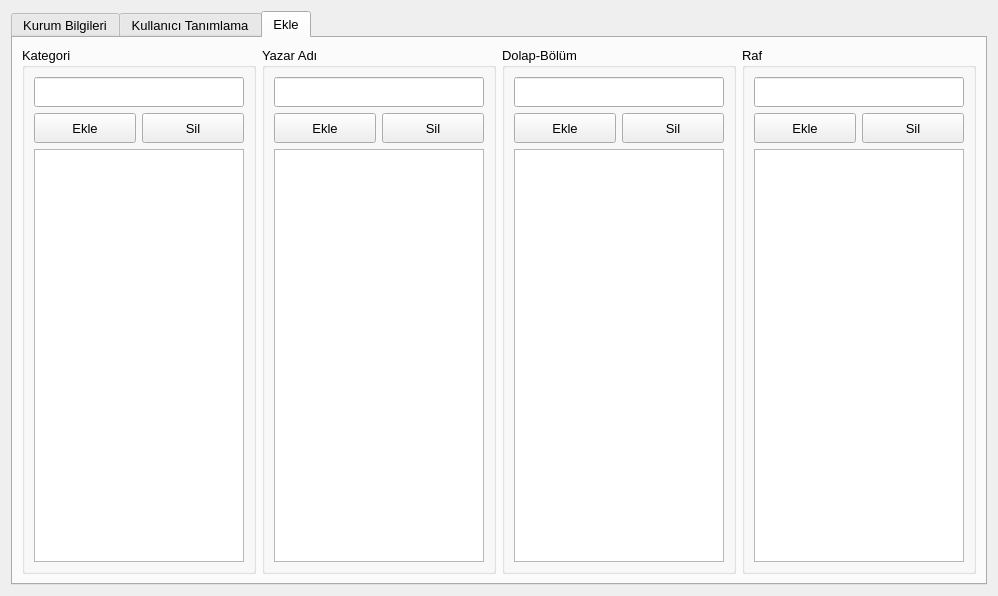
<?xml version="1.0" encoding="UTF-8"?>
<ui version="4.0">
 <class>Form</class>
 <widget class="QWidget" name="Form">
  <property name="geometry">
   <rect>
    <x>0</x>
    <y>0</y>
    <width>998</width>
    <height>596</height>
   </rect>
  </property>
  <property name="font">
   <font>
    <pointsize>10</pointsize>
   </font>
  </property>
  <property name="windowTitle">
   <string>Ayarlar</string>
  </property>
  <layout class="QVBoxLayout" name="verticalLayout">
   <item>
    <widget class="QTabWidget" name="tabWidget">
     <property name="font">
      <font>
       <pointsize>10</pointsize>
      </font>
     </property>
     <property name="currentIndex">
      <number>2</number>
     </property>
     <widget class="QWidget" name="tab_1">
      <attribute name="title">
       <string>Kurum Bilgileri</string>
      </attribute>
      <layout class="QVBoxLayout" name="verticalLayout_9">
       <item>
        <widget class="QGroupBox" name="groupBox_8">
         <property name="maximumSize">
          <size>
           <width>500</width>
           <height>16777215</height>
          </size>
         </property>
         <property name="font">
          <font>
           <pointsize>10</pointsize>
          </font>
         </property>
         <property name="title">
          <string/>
         </property>
         <layout class="QFormLayout" name="formLayout_2">
          <property name="labelAlignment">
           <set>Qt::AlignLeading|Qt::AlignLeft|Qt::AlignVCenter</set>
          </property>
          <property name="formAlignment">
           <set>Qt::AlignJustify|Qt::AlignVCenter</set>
          </property>
          <property name="verticalSpacing">
           <number>15</number>
          </property>
          <property name="leftMargin">
           <number>20</number>
          </property>
          <property name="rightMargin">
           <number>20</number>
          </property>
          <item row="0" column="0">
           <widget class="QLabel" name="label_4">
            <property name="font">
             <font>
              <pointsize>10</pointsize>
             </font>
            </property>
            <property name="text">
             <string>Kurum Adı</string>
            </property>
           </widget>
          </item>
          <item row="0" column="1">
           <widget class="QLineEdit" name="le_institutionName">
            <property name="enabled">
             <bool>true</bool>
            </property>
            <property name="font">
             <font>
              <pointsize>10</pointsize>
             </font>
            </property>
            <property name="text">
             <string/>
            </property>
           </widget>
          </item>
          <item row="1" column="0">
           <widget class="QLabel" name="label_5">
            <property name="font">
             <font>
              <pointsize>10</pointsize>
             </font>
            </property>
            <property name="text">
             <string>Kurum Kodu</string>
            </property>
           </widget>
          </item>
          <item row="1" column="1">
           <layout class="QHBoxLayout" name="horizontalLayout_4">
            <property name="spacing">
             <number>20</number>
            </property>
            <item>
             <widget class="QLineEdit" name="le_institutionCode">
              <property name="enabled">
               <bool>true</bool>
              </property>
              <property name="font">
               <font>
                <pointsize>10</pointsize>
               </font>
              </property>
              <property name="inputMask">
               <string/>
              </property>
              <property name="text">
               <string/>
              </property>
              <property name="maxLength">
               <number>10</number>
              </property>
              <property name="cursorPosition">
               <number>0</number>
              </property>
              <property name="placeholderText">
               <string/>
              </property>
             </widget>
            </item>
           </layout>
          </item>
         </layout>
        </widget>
       </item>
       <item>
        <widget class="QGroupBox" name="groupBox_9">
         <property name="maximumSize">
          <size>
           <width>400</width>
           <height>16777215</height>
          </size>
         </property>
         <property name="title">
          <string/>
         </property>
         <property name="alignment">
          <set>Qt::AlignCenter</set>
         </property>
         <layout class="QGridLayout" name="gridLayout">
          <property name="leftMargin">
           <number>20</number>
          </property>
          <property name="rightMargin">
           <number>20</number>
          </property>
          <property name="horizontalSpacing">
           <number>30</number>
          </property>
          <property name="verticalSpacing">
           <number>20</number>
          </property>
          <item row="0" column="0">
           <widget class="QLabel" name="label_6">
            <property name="text">
             <string>Üyenin Elindeki
Max Eser Sayısı</string>
            </property>
            <property name="alignment">
             <set>Qt::AlignLeading|Qt::AlignLeft|Qt::AlignVCenter</set>
            </property>
           </widget>
          </item>
          <item row="0" column="1">
           <widget class="QSpinBox" name="spinBox_maxNumberOfBooksGiven">
            <property name="minimumSize">
             <size>
              <width>0</width>
              <height>30</height>
             </size>
            </property>
            <property name="maximumSize">
             <size>
              <width>100</width>
              <height>16777215</height>
             </size>
            </property>
            <property name="alignment">
             <set>Qt::AlignCenter</set>
            </property>
            <property name="specialValueText">
             <string/>
            </property>
            <property name="minimum">
             <number>1</number>
            </property>
            <property name="maximum">
             <number>5</number>
            </property>
            <property name="value">
             <number>3</number>
            </property>
           </widget>
          </item>
          <item row="0" column="2">
           <widget class="QLabel" name="label_15">
            <property name="maximumSize">
             <size>
              <width>50</width>
              <height>16777215</height>
             </size>
            </property>
            <property name="text">
             <string>Adet</string>
            </property>
            <property name="alignment">
             <set>Qt::AlignLeading|Qt::AlignLeft|Qt::AlignVCenter</set>
            </property>
           </widget>
          </item>
          <item row="1" column="0">
           <widget class="QLabel" name="label_8">
            <property name="text">
             <string>Max Kalma Süresi</string>
            </property>
            <property name="alignment">
             <set>Qt::AlignLeading|Qt::AlignLeft|Qt::AlignVCenter</set>
            </property>
           </widget>
          </item>
          <item row="1" column="1">
           <widget class="QSpinBox" name="spinBox_maxDayBooksStay">
            <property name="minimumSize">
             <size>
              <width>0</width>
              <height>30</height>
             </size>
            </property>
            <property name="maximumSize">
             <size>
              <width>100</width>
              <height>16777215</height>
             </size>
            </property>
            <property name="alignment">
             <set>Qt::AlignCenter</set>
            </property>
            <property name="specialValueText">
             <string/>
            </property>
            <property name="minimum">
             <number>1</number>
            </property>
            <property name="maximum">
             <number>15</number>
            </property>
            <property name="value">
             <number>7</number>
            </property>
           </widget>
          </item>
          <item row="1" column="2">
           <widget class="QLabel" name="label_16">
            <property name="maximumSize">
             <size>
              <width>50</width>
              <height>16777215</height>
             </size>
            </property>
            <property name="text">
             <string>Gün</string>
            </property>
            <property name="alignment">
             <set>Qt::AlignLeading|Qt::AlignLeft|Qt::AlignVCenter</set>
            </property>
           </widget>
          </item>
         </layout>
        </widget>
       </item>
       <item>
        <widget class="QGroupBox" name="groupBox_4">
         <property name="maximumSize">
          <size>
           <width>300</width>
           <height>16777215</height>
          </size>
         </property>
         <property name="font">
          <font>
           <pointsize>10</pointsize>
          </font>
         </property>
         <property name="title">
          <string/>
         </property>
         <layout class="QVBoxLayout" name="verticalLayout_8">
          <property name="spacing">
           <number>20</number>
          </property>
          <property name="leftMargin">
           <number>20</number>
          </property>
          <property name="topMargin">
           <number>20</number>
          </property>
          <property name="rightMargin">
           <number>20</number>
          </property>
          <property name="bottomMargin">
           <number>30</number>
          </property>
          <item>
           <widget class="QLabel" name="label_7">
            <property name="text">
             <string>Mezun edilecek sınıf</string>
            </property>
            <property name="alignment">
             <set>Qt::AlignCenter</set>
            </property>
           </widget>
          </item>
          <item>
           <widget class="QComboBox" name="combo_chooseGrade">
            <property name="minimumSize">
             <size>
              <width>0</width>
              <height>30</height>
             </size>
            </property>
            <property name="font">
             <font>
              <pointsize>10</pointsize>
             </font>
            </property>
            <item>
             <property name="text">
              <string>Sınıf Seçiniz</string>
             </property>
            </item>
            <item>
             <property name="text">
              <string>1. Sınıf</string>
             </property>
            </item>
            <item>
             <property name="text">
              <string>2. Sınıf</string>
             </property>
            </item>
            <item>
             <property name="text">
              <string>3. Sınıf</string>
             </property>
            </item>
            <item>
             <property name="text">
              <string>4. Sınıf</string>
             </property>
            </item>
            <item>
             <property name="text">
              <string>5. Sınıf</string>
             </property>
            </item>
            <item>
             <property name="text">
              <string>6. Sınıf</string>
             </property>
            </item>
            <item>
             <property name="text">
              <string>7. Sınıf</string>
             </property>
            </item>
            <item>
             <property name="text">
              <string>8. Sınıf</string>
             </property>
            </item>
            <item>
             <property name="text">
              <string>9. Sınıf</string>
             </property>
            </item>
            <item>
             <property name="text">
              <string>10. Sınıf</string>
             </property>
            </item>
            <item>
             <property name="text">
              <string>11. Sınıf</string>
             </property>
            </item>
            <item>
             <property name="text">
              <string>12. Sınıf</string>
             </property>
            </item>
           </widget>
          </item>
          <item>
           <widget class="QPushButton" name="btn_levelup">
            <property name="minimumSize">
             <size>
              <width>0</width>
              <height>50</height>
             </size>
            </property>
            <property name="font">
             <font>
              <pointsize>10</pointsize>
             </font>
            </property>
            <property name="text">
             <string>Tüm Sınıfları 
Bir Üst Sınıfa Geçir</string>
            </property>
           </widget>
          </item>
         </layout>
        </widget>
       </item>
      </layout>
     </widget>
     <widget class="QWidget" name="tab_2">
      <attribute name="title">
       <string>Kullanıcı Tanımlama</string>
      </attribute>
      <layout class="QVBoxLayout" name="verticalLayout_4">
       <item>
        <layout class="QHBoxLayout" name="horizontalLayout_3">
         <property name="spacing">
          <number>100</number>
         </property>
         <item>
          <widget class="QGroupBox" name="groupBox">
           <property name="maximumSize">
            <size>
             <width>400</width>
             <height>16777215</height>
            </size>
           </property>
           <property name="title">
            <string/>
           </property>
           <layout class="QFormLayout" name="formLayout">
            <property name="horizontalSpacing">
             <number>20</number>
            </property>
            <property name="verticalSpacing">
             <number>15</number>
            </property>
            <item row="0" column="0">
             <widget class="QLabel" name="label_3">
              <property name="text">
               <string>Kullanıcı Tipi</string>
              </property>
             </widget>
            </item>
            <item row="0" column="1">
             <widget class="QComboBox" name="combo_userType">
              <item>
               <property name="text">
                <string>Görevli Öğrenci</string>
               </property>
              </item>
              <item>
               <property name="text">
                <string>Görevli Personel</string>
               </property>
              </item>
             </widget>
            </item>
            <item row="1" column="0">
             <widget class="QLabel" name="label_12">
              <property name="text">
               <string>TC No</string>
              </property>
             </widget>
            </item>
            <item row="1" column="1">
             <widget class="QLineEdit" name="le_tcno">
              <property name="maxLength">
               <number>11</number>
              </property>
             </widget>
            </item>
            <item row="2" column="0">
             <widget class="QLabel" name="label_11">
              <property name="text">
               <string>Okul No</string>
              </property>
             </widget>
            </item>
            <item row="2" column="1">
             <widget class="QLineEdit" name="le_studentNumber"/>
            </item>
            <item row="3" column="0">
             <widget class="QLabel" name="label_10">
              <property name="text">
               <string>Adı</string>
              </property>
             </widget>
            </item>
            <item row="3" column="1">
             <widget class="QLineEdit" name="le_name"/>
            </item>
            <item row="4" column="0">
             <widget class="QLabel" name="label_9">
              <property name="text">
               <string>Soyadı</string>
              </property>
             </widget>
            </item>
            <item row="4" column="1">
             <widget class="QLineEdit" name="le_lastname"/>
            </item>
            <item row="5" column="0">
             <widget class="QLabel" name="label_13">
              <property name="text">
               <string>Sınıfı / Şube</string>
              </property>
             </widget>
            </item>
            <item row="5" column="1">
             <layout class="QHBoxLayout" name="horizontalLayout_9">
              <property name="spacing">
               <number>10</number>
              </property>
              <item>
               <widget class="QLineEdit" name="le_sinif">
                <property name="maximumSize">
                 <size>
                  <width>50</width>
                  <height>16777215</height>
                 </size>
                </property>
                <property name="inputMask">
                 <string>99</string>
                </property>
                <property name="maxLength">
                 <number>2</number>
                </property>
                <property name="echoMode">
                 <enum>QLineEdit::Normal</enum>
                </property>
                <property name="alignment">
                 <set>Qt::AlignCenter</set>
                </property>
               </widget>
              </item>
              <item>
               <widget class="QLabel" name="label_14">
                <property name="sizePolicy">
                 <sizepolicy hsizetype="Fixed" vsizetype="Preferred">
                  <horstretch>0</horstretch>
                  <verstretch>0</verstretch>
                 </sizepolicy>
                </property>
                <property name="text">
                 <string>/</string>
                </property>
               </widget>
              </item>
              <item>
               <widget class="QLineEdit" name="le_sube">
                <property name="maximumSize">
                 <size>
                  <width>50</width>
                  <height>16777215</height>
                 </size>
                </property>
                <property name="inputMask">
                 <string>aa</string>
                </property>
                <property name="echoMode">
                 <enum>QLineEdit::Normal</enum>
                </property>
                <property name="alignment">
                 <set>Qt::AlignCenter</set>
                </property>
               </widget>
              </item>
              <item>
               <spacer name="horizontalSpacer">
                <property name="orientation">
                 <enum>Qt::Horizontal</enum>
                </property>
                <property name="sizeHint" stdset="0">
                 <size>
                  <width>40</width>
                  <height>20</height>
                 </size>
                </property>
               </spacer>
              </item>
             </layout>
            </item>
            <item row="6" column="0">
             <widget class="QLabel" name="label">
              <property name="text">
               <string>Kullanıcı Adı</string>
              </property>
             </widget>
            </item>
            <item row="6" column="1">
             <widget class="QLineEdit" name="le_username"/>
            </item>
            <item row="7" column="0">
             <widget class="QLabel" name="label_2">
              <property name="text">
               <string>Parola</string>
              </property>
             </widget>
            </item>
            <item row="7" column="1">
             <widget class="QLineEdit" name="le_password">
              <property name="echoMode">
               <enum>QLineEdit::Password</enum>
              </property>
             </widget>
            </item>
            <item row="8" column="0">
             <widget class="QLabel" name="label_17">
              <property name="text">
               <string>Durum</string>
              </property>
             </widget>
            </item>
            <item row="8" column="1">
             <widget class="QComboBox" name="combo_userState">
              <property name="currentIndex">
               <number>1</number>
              </property>
              <item>
               <property name="text">
                <string>Pasif</string>
               </property>
              </item>
              <item>
               <property name="text">
                <string>Aktif</string>
               </property>
              </item>
             </widget>
            </item>
           </layout>
          </widget>
         </item>
         <item>
          <widget class="QGroupBox" name="groupBox_5">
           <property name="title">
            <string/>
           </property>
           <layout class="QVBoxLayout" name="verticalLayout_5">
            <item>
             <widget class="QTableWidget" name="tableWidget">
              <property name="editTriggers">
               <set>QAbstractItemView::NoEditTriggers</set>
              </property>
              <property name="selectionMode">
               <enum>QAbstractItemView::SingleSelection</enum>
              </property>
              <property name="selectionBehavior">
               <enum>QAbstractItemView::SelectItems</enum>
              </property>
              <attribute name="horizontalHeaderDefaultSectionSize">
               <number>120</number>
              </attribute>
              <attribute name="horizontalHeaderMinimumSectionSize">
               <number>30</number>
              </attribute>
              <attribute name="horizontalHeaderStretchLastSection">
               <bool>true</bool>
              </attribute>
              <row>
               <property name="text">
                <string>1</string>
               </property>
              </row>
              <row>
               <property name="text">
                <string>2</string>
               </property>
              </row>
              <row>
               <property name="text">
                <string>3</string>
               </property>
              </row>
              <row>
               <property name="text">
                <string>4</string>
               </property>
              </row>
              <row>
               <property name="text">
                <string>5</string>
               </property>
              </row>
              <row>
               <property name="text">
                <string>6</string>
               </property>
              </row>
              <row>
               <property name="text">
                <string>7</string>
               </property>
              </row>
              <row>
               <property name="text">
                <string>8</string>
               </property>
              </row>
              <row>
               <property name="text">
                <string>9</string>
               </property>
              </row>
              <row>
               <property name="text">
                <string>10</string>
               </property>
              </row>
              <column>
               <property name="text">
                <string>Kullanıcı Adı</string>
               </property>
              </column>
              <column>
               <property name="text">
                <string>Kullanıcı Tipi</string>
               </property>
              </column>
              <column>
               <property name="text">
                <string>Durum</string>
               </property>
              </column>
             </widget>
            </item>
           </layout>
          </widget>
         </item>
        </layout>
       </item>
       <item>
        <layout class="QHBoxLayout" name="horizontalLayout_6">
         <property name="topMargin">
          <number>30</number>
         </property>
         <item>
          <widget class="QPushButton" name="btn_userSave">
           <property name="minimumSize">
            <size>
             <width>0</width>
             <height>40</height>
            </size>
           </property>
           <property name="text">
            <string>Kaydet</string>
           </property>
          </widget>
         </item>
         <item>
          <widget class="QPushButton" name="btn_clear">
           <property name="minimumSize">
            <size>
             <width>0</width>
             <height>40</height>
            </size>
           </property>
           <property name="text">
            <string>Formu Temizle</string>
           </property>
          </widget>
         </item>
         <item>
          <widget class="QPushButton" name="btn_delUser">
           <property name="minimumSize">
            <size>
             <width>0</width>
             <height>40</height>
            </size>
           </property>
           <property name="text">
            <string>Sil</string>
           </property>
          </widget>
         </item>
         <item>
          <widget class="QPushButton" name="btn_updateUser">
           <property name="minimumSize">
            <size>
             <width>0</width>
             <height>40</height>
            </size>
           </property>
           <property name="text">
            <string>Güncelle</string>
           </property>
          </widget>
         </item>
        </layout>
       </item>
      </layout>
     </widget>
     <widget class="QWidget" name="tab_3">
      <attribute name="title">
       <string>Ekle</string>
      </attribute>
      <layout class="QHBoxLayout" name="horizontalLayout_8">
       <item>
        <widget class="QGroupBox" name="groupBox_2">
         <property name="font">
          <font>
           <pointsize>10</pointsize>
          </font>
         </property>
         <property name="title">
          <string>Kategori</string>
         </property>
         <layout class="QVBoxLayout" name="verticalLayout_2">
          <item>
           <widget class="QLineEdit" name="le_kategori">
            <property name="minimumSize">
             <size>
              <width>0</width>
              <height>30</height>
             </size>
            </property>
            <property name="font">
             <font>
              <pointsize>10</pointsize>
             </font>
            </property>
           </widget>
          </item>
          <item>
           <layout class="QHBoxLayout" name="horizontalLayout">
            <item>
             <widget class="QPushButton" name="btn_addCategori">
              <property name="minimumSize">
               <size>
                <width>0</width>
                <height>30</height>
               </size>
              </property>
              <property name="font">
               <font>
                <pointsize>10</pointsize>
               </font>
              </property>
              <property name="text">
               <string>Ekle</string>
              </property>
             </widget>
            </item>
            <item>
             <widget class="QPushButton" name="btn_delCategori">
              <property name="minimumSize">
               <size>
                <width>0</width>
                <height>30</height>
               </size>
              </property>
              <property name="font">
               <font>
                <pointsize>10</pointsize>
               </font>
              </property>
              <property name="text">
               <string>Sil</string>
              </property>
             </widget>
            </item>
           </layout>
          </item>
          <item>
           <widget class="QListWidget" name="list_categories">
            <property name="font">
             <font>
              <pointsize>10</pointsize>
             </font>
            </property>
           </widget>
          </item>
         </layout>
        </widget>
       </item>
       <item>
        <widget class="QGroupBox" name="groupBox_3">
         <property name="font">
          <font>
           <pointsize>10</pointsize>
          </font>
         </property>
         <property name="title">
          <string>Yazar Adı</string>
         </property>
         <layout class="QVBoxLayout" name="verticalLayout_3">
          <item>
           <widget class="QLineEdit" name="le_author">
            <property name="minimumSize">
             <size>
              <width>0</width>
              <height>30</height>
             </size>
            </property>
            <property name="font">
             <font>
              <pointsize>10</pointsize>
             </font>
            </property>
           </widget>
          </item>
          <item>
           <layout class="QHBoxLayout" name="horizontalLayout_2">
            <item>
             <widget class="QPushButton" name="btn_addAuthor">
              <property name="minimumSize">
               <size>
                <width>0</width>
                <height>30</height>
               </size>
              </property>
              <property name="font">
               <font>
                <pointsize>10</pointsize>
               </font>
              </property>
              <property name="text">
               <string>Ekle</string>
              </property>
             </widget>
            </item>
            <item>
             <widget class="QPushButton" name="btn_delAuthor">
              <property name="minimumSize">
               <size>
                <width>0</width>
                <height>30</height>
               </size>
              </property>
              <property name="font">
               <font>
                <pointsize>10</pointsize>
               </font>
              </property>
              <property name="text">
               <string>Sil</string>
              </property>
             </widget>
            </item>
           </layout>
          </item>
          <item>
           <widget class="QListWidget" name="list_author">
            <property name="font">
             <font>
              <pointsize>10</pointsize>
             </font>
            </property>
           </widget>
          </item>
         </layout>
        </widget>
       </item>
       <item>
        <widget class="QGroupBox" name="groupBox_6">
         <property name="font">
          <font>
           <pointsize>10</pointsize>
          </font>
         </property>
         <property name="title">
          <string>Dolap-Bölüm</string>
         </property>
         <layout class="QVBoxLayout" name="verticalLayout_6">
          <item>
           <widget class="QLineEdit" name="le_section">
            <property name="minimumSize">
             <size>
              <width>0</width>
              <height>30</height>
             </size>
            </property>
            <property name="font">
             <font>
              <pointsize>10</pointsize>
             </font>
            </property>
           </widget>
          </item>
          <item>
           <layout class="QHBoxLayout" name="horizontalLayout_5">
            <item>
             <widget class="QPushButton" name="btn_addSection">
              <property name="minimumSize">
               <size>
                <width>0</width>
                <height>30</height>
               </size>
              </property>
              <property name="font">
               <font>
                <pointsize>10</pointsize>
               </font>
              </property>
              <property name="text">
               <string>Ekle</string>
              </property>
             </widget>
            </item>
            <item>
             <widget class="QPushButton" name="btn_delSection">
              <property name="minimumSize">
               <size>
                <width>0</width>
                <height>30</height>
               </size>
              </property>
              <property name="font">
               <font>
                <pointsize>10</pointsize>
               </font>
              </property>
              <property name="text">
               <string>Sil</string>
              </property>
             </widget>
            </item>
           </layout>
          </item>
          <item>
           <widget class="QListWidget" name="list_section">
            <property name="font">
             <font>
              <pointsize>10</pointsize>
             </font>
            </property>
           </widget>
          </item>
         </layout>
        </widget>
       </item>
       <item>
        <widget class="QGroupBox" name="groupBox_7">
         <property name="font">
          <font>
           <pointsize>10</pointsize>
          </font>
         </property>
         <property name="title">
          <string>Raf</string>
         </property>
         <layout class="QVBoxLayout" name="verticalLayout_7">
          <item>
           <widget class="QLineEdit" name="le_bookshelf">
            <property name="minimumSize">
             <size>
              <width>0</width>
              <height>30</height>
             </size>
            </property>
            <property name="font">
             <font>
              <pointsize>10</pointsize>
             </font>
            </property>
           </widget>
          </item>
          <item>
           <layout class="QHBoxLayout" name="horizontalLayout_7">
            <item>
             <widget class="QPushButton" name="btn_addBookshelf">
              <property name="minimumSize">
               <size>
                <width>0</width>
                <height>30</height>
               </size>
              </property>
              <property name="font">
               <font>
                <pointsize>10</pointsize>
               </font>
              </property>
              <property name="text">
               <string>Ekle</string>
              </property>
             </widget>
            </item>
            <item>
             <widget class="QPushButton" name="btn_delBookshelf">
              <property name="minimumSize">
               <size>
                <width>0</width>
                <height>30</height>
               </size>
              </property>
              <property name="font">
               <font>
                <pointsize>10</pointsize>
               </font>
              </property>
              <property name="text">
               <string>Sil</string>
              </property>
             </widget>
            </item>
           </layout>
          </item>
          <item>
           <widget class="QListWidget" name="list_bookshelf">
            <property name="font">
             <font>
              <pointsize>10</pointsize>
             </font>
            </property>
           </widget>
          </item>
         </layout>
        </widget>
       </item>
      </layout>
     </widget>
    </widget>
   </item>
  </layout>
 </widget>
 <resources/>
 <connections/>
</ui>
